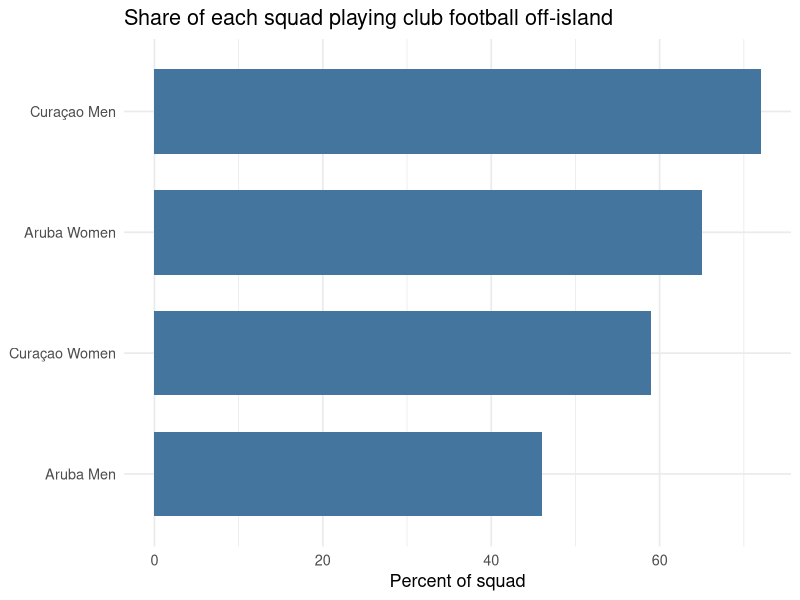

This chart was generated by the following R code:
## ---- chunk 1
library(tidyverse)
squad <- read_csv("data/blue_wave_squad.csv")
## ---- chunk 2
squad <- read_csv("data/blue_wave_squad.csv") |>
  mutate(
    island = if_else(str_starts(team_code, "CUW"), "Curaçao", "Aruba"),
    gender = if_else(str_ends(team_code, "M"), "Men", "Women"),
    based_abroad = !(club_country %in% c("CUW", "ABW", "X"))
  )

squad_summary <- squad |>
  group_by(island, gender) |>
  summarise(
    players    = n(),
    abroad     = sum(based_abroad),
    pct_abroad = round(100 * mean(based_abroad)),
    in_nld     = sum(club_country == "NLD"),
    .groups = "drop"
  ) |>
  arrange(desc(pct_abroad))

knitr::kable(squad_summary, col.names = c(
  "Island", "Squad", "Players", "Abroad", "% abroad", "In Netherlands"
))
## ---- chunk 3
ggplot(squad_summary, aes(x = reorder(paste(island, gender), pct_abroad),
                          y = pct_abroad)) +
  geom_col(fill = "#44759e", width = 0.7) +
  coord_flip() +
  labs(
    title = "Share of each squad playing club football off-island",
    x = NULL,
    y = "Percent of squad"
  ) +
  theme_minimal(base_size = 13)
## ---- chunk 4
most  <- squad_summary |> slice_max(pct_abroad, n = 1)
least <- squad_summary |> slice_min(pct_abroad, n = 1)
## ---- chunk 5
squad_new <- read_csv("data/blue_wave_squad_2026-09.csv") |>
  mutate(
    island    = if_else(str_starts(team_code, "CUW"), "Curaçao", "Aruba"),
    home_code = if_else(island == "Curaçao", "CUW", "ABW"),
    region = case_when(
      club_country == "X"       ~ "Unknown",
      club_country == home_code ~ "Home island",
      club_country == "NLD"     ~ "Netherlands",
      club_country == "USA"     ~ "North America",
      club_country %in% c("GBR", "GRC", "TUR", "DEU", "BEL", "CHE", "XKX") ~ "Rest of Europe",
      .default                  = "Rest of world"
    )
  )

squad_new |>
  filter(region == "Rest of world") |>
  select(team_code, player_name, club, club_country)
